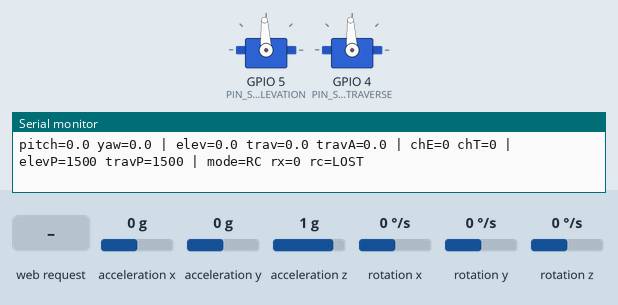
Simulated run of this sketch. Board: ESP32-S3. On the bench: 2 × servo, the last lines printed to the serial monitor. Wiring (inferred from the names in the program): MPU-6050 motion sensor at I2C address 0x68. The test bench sets the inputs (shaded band); at power-on: acceleration x 0 g, rotation y 0 °/s, rotation z 0 °/s, acceleration y 0 g, acceleration z 1 g, rotation x 0 °/s. WiFi joins after 1.5 s; servers stay silent unless stated; servo pulses on a pin are drawn as a servo (544–2400 µs = 0–180°).

Above: at 5.6 s.
5.7 s: acceleration x set to -1.4 g
At 8.2 s:
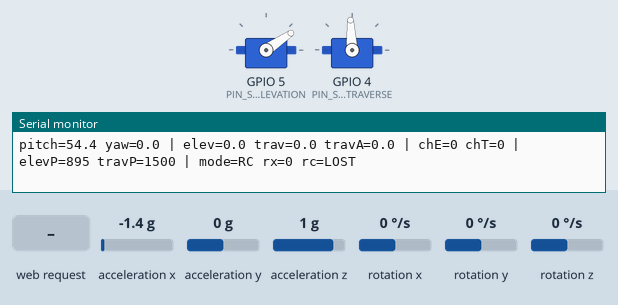
8.7 s: rotation y set to -192 °/s
At 9.11 s:
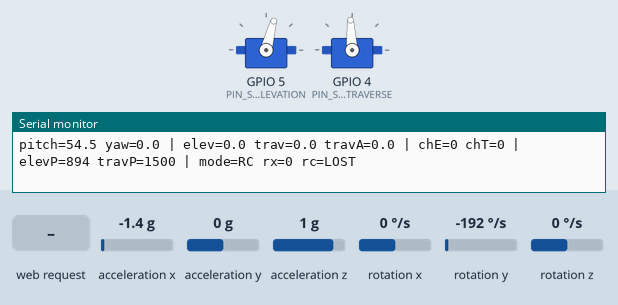
11.7 s: rotation z set to -34 °/s
At 12.95 s:
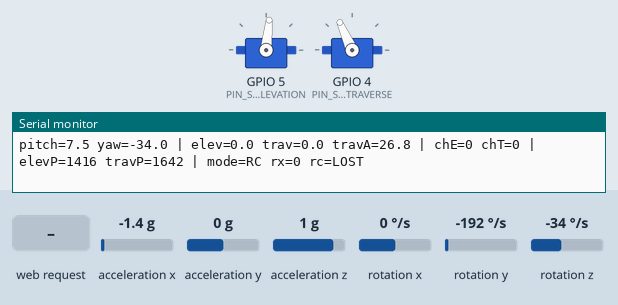
14.7 s: HTTP request GET /set?e=120 received
17.7 s: acceleration y set to -1.4 g
20.7 s: HTTP request GET /set?t=1 received
At 21.6 s:
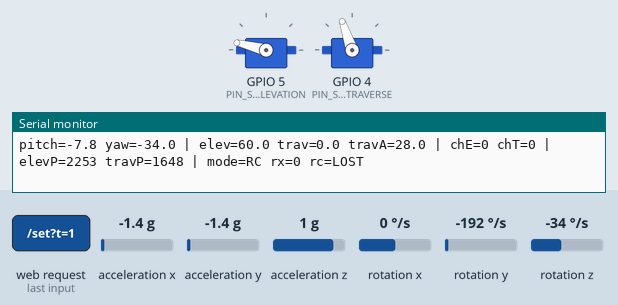
Timing chart, 0 to 24.7 s (numbered marks = the images above; inputs shaded):
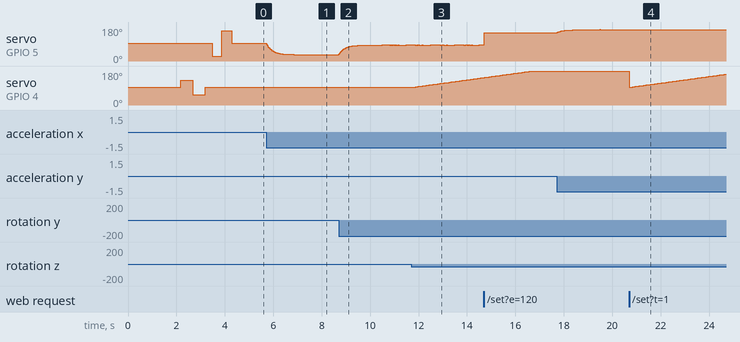

Measured:
- after the input at 5.7 s, servo on GPIO 5 (PIN_SERVO_ELEVATION): moves from 93° to 34° over 1.1 s, starting at once
- after the input at 11.7 s, servo on GPIO 4 (PIN_SERVO_TRAVERSE): moves from 93° to 145° over 2.9 s, starting after 0.05 s
- after the input at 20.7 s, servo on GPIO 5 (PIN_SERVO_ELEVATION): stays 166° (without the input it goes to 167° after 1.8 s)

The sketch:

GunStabilizer.ino
```cpp
#include <WiFi.h>
#include <WebServer.h>
#include <Wire.h>
#include "config.h"
#include "mpu6050.h"
#include "crsf.h"
#include "stabilizer.h"
#include "web_ui.h"

MPU6050 mpu;
CRSF crsf;
Stabilizer stab;
WebServer server(80);
bool mpuReady = false;

float mapRc(uint16_t raw) {
  float v = (raw - 992.0f) / 819.0f; // CRSF 172..1811，中位 992
  if (fabsf(v) < RC_DEADBAND) v = 0.0f;
  return constrain(v, -1.0f, 1.0f);
}

void updateRcCommands() {
  if (stab.mode() != MODE_RC) return;
  if (!crsf.isAlive()) {
    stab.setTraverseCommand(0.0f); // 接收机离线时停转，俯仰保持
    return;
  }
  const uint16_t *ch = crsf.channels();
  float ev = mapRc(ch[CH_ELEVATION]);
  float tv = mapRc(ch[CH_TRAVERSE]);
  float elev = (ev >= 0.0f) ? ev * ELEV_MAX_DEG : ev * (-ELEV_MIN_DEG);
  stab.setElevationCommand(elev);
  stab.setTraverseCommand(tv * TRAVERSE_MAX_DPS);
}

void scanI2C() {
  Serial.println("[i2c] scanning bus...");
  uint8_t found = 0;
  for (uint8_t addr = 1; addr < 127; addr++) {
    Wire.beginTransmission(addr);
    if (Wire.endTransmission() == 0) {
      Serial.print("[i2c] device at 0x");
      if (addr < 0x10) Serial.print("0");
      Serial.println(addr, HEX);
      found++;
    }
  }
  if (found == 0) Serial.println("[i2c] no device found");
}

void handleRoot() {
  server.send(200, "text/html", INDEX_HTML);
}

void handleState() {
  String s = "{";
  s += "\"pitch\":" + String(mpu.pitchDeg, 2);
  s += ",\"roll\":" + String(mpu.rollDeg, 2);
  s += ",\"yaw\":" + String(mpu.yawRateDps, 2);
  s += ",\"elevCmd\":" + String(stab.elevationCommand(), 1);
  s += ",\"travCmd\":" + String(stab.traverseCommand(), 1);
  s += ",\"elevPulse\":" + String((unsigned int)stab.elevationPulse());
  s += ",\"travPulse\":" + String((unsigned int)stab.traversePulse());
  s += ",\"mode\":\"" + String(stab.mode() == MODE_WIFI ? "WIFI" : "RC") + "\"";
  s += ",\"rc\":" + String(crsf.isAlive() ? 1 : 0);
  s += ",\"stab\":" + String(stab.enabled() ? 1 : 0);
  s += "}";
  server.send(200, "application/json", s);
}

void handleSet() {
  if (server.hasArg("e")) stab.setElevationCommand(server.arg("e").toFloat());
  if (server.hasArg("t")) stab.setTraverseAngle(server.arg("t").toFloat());
  if (server.hasArg("stab")) stab.setEnabled(server.arg("stab") == "1");
  if (server.hasArg("mode")) stab.setMode(server.arg("mode") == "wifi" ? MODE_WIFI : MODE_RC);
  server.send(200, "application/json", "{\"ok\":1}");
}

void handleNotFound() {
  server.send(404, "text/plain", "404");
}

void setup() {
  Serial.begin(115200);
  delay(300);
  Serial.println();
  Serial.println("[stabilizer] boot");

  Wire.begin(PIN_I2C_SDA, PIN_I2C_SCL, 400000);
  scanI2C();

  bool mpuOk = mpu.begin(0x68);
  uint8_t mpuAddr = 0x68;
  if (!mpuOk) {
    mpuOk = mpu.begin(0x69);
    mpuAddr = 0x69;
  }
  mpuReady = mpuOk;
  if (mpuOk) {
    Serial.print("[mpu6050] found at 0x");
    Serial.println(mpuAddr, HEX);
    Serial.println("[mpu6050] calibrating, keep still...");
    mpu.calibrate(500);
    Serial.println("[mpu6050] calibrated");
  } else {
    Serial.println("[mpu6050] NOT found: stabilization disabled");
    Serial.println("[mpu6050] check VCC=5V, GND, SDA->GPIO8, SCL->GPIO9");
  }

  crsf.begin(Serial2, PIN_ELRS_RX, PIN_ELRS_TX);
  stab.begin();

  WiFi.mode(WIFI_AP);
  WiFi.softAP(WIFI_AP_SSID, WIFI_AP_PASSWORD, WIFI_AP_CHANNEL, WIFI_AP_HIDDEN, 4);
  Serial.print("[wifi] AP IP: ");
  Serial.println(WiFi.softAPIP());

  server.on("/", handleRoot);
  server.on("/state", handleState);
  server.on("/set", handleSet);
  server.onNotFound(handleNotFound);
  server.begin();
  Serial.println("[web] server started");
}

void loop() {
  crsf.process();

  static unsigned long lastRc = 0;
  if (millis() - lastRc >= 20) {
    lastRc = millis();
    updateRcCommands();
  }

  static unsigned long lastCtrl = 0;
  unsigned long nowCtrl = millis();
  if (nowCtrl - lastCtrl >= 5) {
    float dtSec = (nowCtrl - lastCtrl) / 1000.0f;
    lastCtrl = nowCtrl;
    if (dtSec <= 0.0f || dtSec > 0.1f) dtSec = 0.005f;
    float pitch = 0.0f, yawRate = 0.0f;
    if (mpuReady) {
      mpu.update();
      pitch = mpu.pitchDeg;
      yawRate = mpu.yawRateDps;
    }
    stab.update(pitch, yawRate, dtSec);
  }

  server.handleClient();

  static unsigned long lastDbg = 0;
  static uint32_t lastRx = 0;
  if (millis() - lastDbg >= 1000) {
    lastDbg = millis();
    uint32_t rxNow = crsf.rxBytes();
    uint32_t rxDelta = rxNow - lastRx;
    lastRx = rxNow;
    const uint16_t *ch = crsf.channels();
    String line = "pitch=" + String(mpu.pitchDeg, 1);
    line += " yaw=" + String(mpu.yawRateDps, 1);
    line += " | elev=" + String(stab.elevationCommand(), 1);
    line += " trav=" + String(stab.traverseCommand(), 1);
    line += " travA=" + String(stab.traverseAngle(), 1);
    line += " | chE=" + String((unsigned int)ch[CH_ELEVATION]);
    line += " chT=" + String((unsigned int)ch[CH_TRAVERSE]);
    line += " | elevP=" + String((unsigned int)stab.elevationPulse());
    line += " travP=" + String((unsigned int)stab.traversePulse());
    line += " | mode=" + String(stab.mode() == MODE_WIFI ? "WIFI" : "RC");
    line += " rx=" + String((unsigned long)rxDelta);
    line += " rc=" + String(crsf.isAlive() ? "OK" : "LOST");
    Serial.println(line);
  }
}
```

crsf.cpp
```cpp
#include "crsf.h"
#include "config.h"

void CRSF::begin(HardwareSerial &s, int8_t rxPin, int8_t txPin) {
  _ser = &s;
  // ELRS 接收机 CRSF 串口为反相信号，用 begin 的 invert 参数统一处理
  s.begin(420000, SERIAL_8N1, rxPin, txPin, ELRS_INVERT_RX ? true : false);
}

void CRSF::process() {
  if (!_ser) return;
  while (_ser->available()) {
    uint8_t b = _ser->read();
    _rxBytes++;
    if (_idx == 0) {
      if (b == 0xC8) _buf[_idx++] = b;
    } else if (_idx == 1) {
      if (b <= 62) {
        _buf[_idx++] = b;
        _frameLen = b + 2;
      } else {
        _idx = 0;
      }
    } else {
      _buf[_idx++] = b;
      if (_idx >= _frameLen) {
        uint8_t crc = 0;
        for (uint8_t i = 2; i < _frameLen - 1; i++) crc = crc8(crc, _buf[i]);
        if (crc == _buf[_frameLen - 1]) {
          if (_buf[2] == 0x16) parseRc(&_buf[3]);
          _lastFrameMs = millis();
          _hasFrame = true;
        }
        _idx = 0;
      }
    }
  }
}

void CRSF::parseRc(const uint8_t *p) {
  for (int i = 0; i < 16; i++) {
    uint32_t bit = (uint32_t)i * 11;
    uint32_t byte = bit / 8;
    uint32_t shift = bit % 8;
    uint16_t v = (uint16_t)((p[byte] | (p[byte + 1] << 8)) >> shift);
    if (shift > 5) v |= (uint16_t)(p[byte + 2] << (16 - shift));
    _ch[i] = v & 0x7FF;
  }
}

uint8_t CRSF::crc8(uint8_t crc, uint8_t a) {
  crc ^= a;
  for (int i = 0; i < 8; i++) {
    crc = (crc & 0x80) ? (uint8_t)((crc << 1) ^ 0xD5) : (uint8_t)(crc << 1);
  }
  return crc;
}
```

crsf.h
```cpp
#pragma once
#include <Arduino.h>

// ELRS 接收机 CRSF 协议解析（只解析 RC 通道帧，type 0x16）
class CRSF {
public:
  void begin(HardwareSerial &s, int8_t rxPin, int8_t txPin);
  void process(); // 在 loop 中轮询
  bool isAlive() const { return _hasFrame && (millis() - _lastFrameMs) < 1000UL; }
  const uint16_t *channels() const { return _ch; }
  uint32_t rxBytes() const { return _rxBytes; }

private:
  HardwareSerial *_ser = nullptr;
  uint16_t _ch[16] = {0};
  unsigned long _lastFrameMs = 0;
  bool _hasFrame = false;
  uint32_t _rxBytes = 0;
  uint8_t _buf[64];
  uint8_t _idx = 0;
  uint8_t _frameLen = 0;
  uint8_t crc8(uint8_t crc, uint8_t a);
  void parseRc(const uint8_t *p);
};
```

mpu6050.cpp
```cpp
#include "mpu6050.h"
#include <Wire.h>
#include "config.h"

bool MPU6050::begin(uint8_t addr) {
  _addr = addr;
  Wire.beginTransmission(_addr);
  if (Wire.endTransmission() != 0) return false;

  writeReg(0x6B, 0x00); // 唤醒
  delay(50);
  writeReg(0x19, 0x00); // 采样率分频 -> 1kHz
  writeReg(0x1A, 0x03); // DLPF：加速度 44Hz / 陀螺仪 42Hz
  writeReg(0x1B, 0x18); // 陀螺仪 ±2000 dps
  writeReg(0x1C, 0x00); // 加速度计 ±2g
  _lastUs = micros();
  return true;
}

void MPU6050::calibrate(uint16_t samples) {
  long gx = 0, gy = 0, gz = 0;
  for (uint16_t i = 0; i < samples; i++) {
    uint8_t buf[6];
    readBytes(0x43, buf, 6);
    gx += (int16_t)((buf[0] << 8) | buf[1]);
    gy += (int16_t)((buf[2] << 8) | buf[3]);
    gz += (int16_t)((buf[4] << 8) | buf[5]);
    delay(2);
  }
  _gxBias = (float)gx / samples;
  _gyBias = (float)gy / samples;
  _gzBias = (float)gz / samples;
}

void MPU6050::update() {
  uint8_t buf[6];

  readBytes(0x3B, buf, 6);
  int16_t ax = (int16_t)((buf[0] << 8) | buf[1]);
  int16_t ay = (int16_t)((buf[2] << 8) | buf[3]);
  int16_t az = (int16_t)((buf[4] << 8) | buf[5]);

  readBytes(0x43, buf, 6);
  int16_t gxr = (int16_t)((buf[0] << 8) | buf[1]);
  int16_t gyr = (int16_t)((buf[2] << 8) | buf[3]);
  int16_t gzr = (int16_t)((buf[4] << 8) | buf[5]);

  float axg = ax / 16384.0f;
  float ayg = ay / 16384.0f;
  float azg = az / 16384.0f;
  float gx = (gxr - _gxBias) / 16.4f;
  float gy = (gyr - _gyBias) / 16.4f;
  float gz = (gzr - _gzBias) / 16.4f;

  unsigned long now = micros();
  float dt = (_lastUs == 0) ? 0.0f : (float)(now - _lastUs) / 1000000.0f;
  _lastUs = now;
  if (dt <= 0.0f || dt > 0.1f) dt = 0.005f;

  float accPitch = atan2f(-axg, sqrtf(ayg * ayg + azg * azg)) * 57.2957795f;
  float accRoll = atan2f(ayg, azg) * 57.2957795f;

  pitchDeg = AHRS_ALPHA * (pitchDeg + gy * dt) + (1.0f - AHRS_ALPHA) * accPitch;
  rollDeg = AHRS_ALPHA * (rollDeg + gx * dt) + (1.0f - AHRS_ALPHA) * accRoll;

  pitchRateDps = gy;
  rollRateDps = gx;
  yawRateDps = gz;
}

void MPU6050::writeReg(uint8_t reg, uint8_t val) {
  Wire.beginTransmission(_addr);
  Wire.write(reg);
  Wire.write(val);
  Wire.endTransmission();
}

void MPU6050::readBytes(uint8_t reg, uint8_t *buf, uint8_t len) {
  Wire.beginTransmission(_addr);
  Wire.write(reg);
  Wire.endTransmission(false);
  Wire.requestFrom(_addr, len);
  uint8_t i = 0;
  while (Wire.available() && i < len) buf[i++] = Wire.read();
}
```

mpu6050.h
```cpp
#pragma once
#include <Arduino.h>

// 简单 MPU6050 驱动 + 互补滤波姿态解算
// 安装约定：芯片平放，X 轴朝车体前方，Z 轴朝上。
class MPU6050 {
public:
  bool begin(uint8_t addr = 0x68);
  void calibrate(uint16_t samples = 500); // 静止时调用，标定陀螺仪零偏
  void update();                          // 高频调用（建议 200Hz）

  float pitchDeg = 0.0f;      // 俯仰角（车头翘起为正）
  float rollDeg = 0.0f;       // 横滚角
  float pitchRateDps = 0.0f;  // 俯仰角速度 deg/s
  float rollRateDps = 0.0f;   // 横滚角速度 deg/s
  float yawRateDps = 0.0f;    // 横摆（航向）角速度 deg/s

private:
  uint8_t _addr = 0x68;
  float _gxBias = 0.0f, _gyBias = 0.0f, _gzBias = 0.0f;
  unsigned long _lastUs = 0;
  void writeReg(uint8_t reg, uint8_t val);
  void readBytes(uint8_t reg, uint8_t *buf, uint8_t len);
};
```

servo_pwm.cpp
```cpp
#include "servo_pwm.h"

void ServoPWM::attach(int pin) {
  _pin = pin;
  // ESP32-S3 的 LEDC 最高只支持 14bit，写成 16bit 会导致 ledcAttach 失败
  bool ok = ledcAttach((uint8_t)pin, 50, 14); // 50Hz, 14bit
  if (!ok) {
    Serial.print("[servo] ledcAttach FAILED on pin ");
    Serial.println(pin);
  } else {
    Serial.print("[servo] attached pin ");
    Serial.println(pin);
  }
}

void ServoPWM::writeMicroseconds(uint16_t us) {
  if (_pin < 0) return;
  uint16_t clamped = constrain(us, (uint16_t)500, (uint16_t)2500);
  uint32_t duty = (uint32_t)((uint64_t)clamped * 16384 / 20000);
  ledcWrite((uint8_t)_pin, duty);
}
```

servo_pwm.h
```cpp
#pragma once
#include <Arduino.h>

class ServoPWM {
public:
  void attach(int pin);
  void writeMicroseconds(uint16_t us);

private:
  int _pin = -1;
};
```

stabilizer.cpp
```cpp
#include "stabilizer.h"

void Stabilizer::begin() {
  _elev.attach(PIN_SERVO_ELEVATION);
  _trav.attach(PIN_SERVO_TRAVERSE);
  if (AUX_SERVO_ENABLED) _aux.attach(PIN_SERVO_AUX);

  _elev.writeMicroseconds(PULSE_CENTER_US);
  _trav.writeMicroseconds(PULSE_CENTER_US);
  if (AUX_SERVO_ENABLED) _aux.writeMicroseconds(PULSE_CENTER_US);

#if SERVO_TEST_ON_BOOT
  delay(400);
  // 360° 连续舵机：先正转再反转
  _trav.writeMicroseconds(PULSE_CENTER_US + 400); // 1900us
  delay(500);
  _trav.writeMicroseconds(PULSE_CENTER_US - 400); // 1100us
  delay(500);
  _trav.writeMicroseconds(PULSE_CENTER_US);
  delay(300);
  // 180° 舵机：扫到两头再回中
  _elev.writeMicroseconds(800);
  delay(400);
  _elev.writeMicroseconds(2200);
  delay(400);
  _elev.writeMicroseconds(PULSE_CENTER_US);
  delay(200);
#endif
}

void Stabilizer::update(float hullPitchDeg, float hullYawRateDps, float dtSec) {
  // ---- 俯仰：保持惯性系仰角 ----
  float comp = _enabled ? (ELEV_STAB_INVERT * ELEV_STAB_GAIN * hullPitchDeg) : 0.0f;
  float servoElevDeg = _elevCmd + comp;
  float pulse = PULSE_CENTER_US + servoElevDeg * ELEV_US_PER_DEG;
  pulse = constrain(pulse, (float)PULSE_MIN_US, (float)PULSE_MAX_US);
  _elevPulse = (uint16_t)pulse;

  // ---- 方位：角度舵机（位置控制）----
  // 操作者转向速率 + 抵消车体横摆角速度，积分成炮塔角度
  float yawComp = _enabled ? (YAW_STAB_INVERT * YAW_STAB_GAIN * hullYawRateDps) : 0.0f;
  _travAngleDeg += (_travCmd + yawComp) * dtSec;
  _travAngleDeg = constrain(_travAngleDeg, -TRAVERSE_MAX_DEG, TRAVERSE_MAX_DEG);
  float pos = _travAngleDeg / TRAVERSE_MAX_DEG;
  float tpulse = PULSE_CENTER_US + pos * TRAVERSE_PULSE_SPAN;
  _travPulse = (uint16_t)constrain(tpulse, (float)PULSE_MIN_US, (float)PULSE_MAX_US);

  _elev.writeMicroseconds(_elevPulse);
  _trav.writeMicroseconds(_travPulse);

  if (AUX_SERVO_ENABLED) {
    uint16_t aux = (AUX_INVERT > 0.0f)
                       ? _elevPulse
                       : (uint16_t)(2 * PULSE_CENTER_US - _elevPulse);
    _aux.writeMicroseconds(constrain(aux, (uint16_t)PULSE_MIN_US, (uint16_t)PULSE_MAX_US));
  }
}

void Stabilizer::setElevationCommand(float deg) {
  _elevCmd = constrain(deg, ELEV_MIN_DEG, ELEV_MAX_DEG);
}

void Stabilizer::setTraverseCommand(float dps) {
  _travCmd = constrain(dps, -TRAVERSE_MAX_DPS, TRAVERSE_MAX_DPS);
}

void Stabilizer::setTraverseAngle(float deg) {
  _travAngleDeg = constrain(deg, -TRAVERSE_MAX_DEG, TRAVERSE_MAX_DEG);
  _travCmd = 0.0f;
}

void Stabilizer::setEnabled(bool en) { _enabled = en; }

void Stabilizer::setMode(ControlMode m) { _mode = m; }
```

stabilizer.h
```cpp
#pragma once
#include <Arduino.h>
#include "config.h"
#include "servo_pwm.h"

enum ControlMode : uint8_t { MODE_RC = 0, MODE_WIFI = 1 };

class Stabilizer {
public:
  void begin();
  void update(float hullPitchDeg, float hullYawRateDps, float dtSec);

  void setElevationCommand(float deg);
  void setTraverseCommand(float dps);   // RC：转向速率，内部积分成角度
  void setTraverseAngle(float deg);     // WiFi：直接设置炮塔角度
  void setEnabled(bool en);
  void setMode(ControlMode m);

  bool enabled() const { return _enabled; }
  ControlMode mode() const { return _mode; }
  float elevationCommand() const { return _elevCmd; }
  float traverseCommand() const { return _travCmd; }
  float traverseAngle() const { return _travAngleDeg; }
  uint16_t elevationPulse() const { return _elevPulse; }
  uint16_t traversePulse() const { return _travPulse; }

private:
  bool _enabled = true;
  ControlMode _mode = MODE_RC;
  float _elevCmd = 0.0f;
  float _travCmd = 0.0f;       // 转向速率指令 deg/s
  float _travAngleDeg = 0.0f;  // 炮塔当前角度 deg
  uint16_t _elevPulse = PULSE_CENTER_US;
  uint16_t _travPulse = PULSE_CENTER_US;
  ServoPWM _elev, _trav, _aux;
};
```

web_ui.h
```cpp
#pragma once

static const char INDEX_HTML[] = R"rawliteral(
<!DOCTYPE html>
<html lang="zh-CN">
<head>
<meta charset="utf-8">
<meta name="viewport" content="width=device-width, initial-scale=1">
<title>火炮稳定器</title>
<style>
body{font-family:system-ui,sans-serif;background:#111;color:#eee;margin:0;padding:16px;max-width:540px;margin:0 auto}
h1{font-size:20px;text-align:center;margin:8px 0 16px}
.card{background:#1c1c1e;border-radius:12px;padding:16px;margin:12px 0}
.row{display:flex;align-items:center;justify-content:space-between;margin:10px 0}
.row span{font-size:15px}
label.ctl{display:block;margin:14px 0 4px;font-size:14px;color:#aaa}
.val{float:right;color:#38bdf8;font-variant-numeric:tabular-nums}
input[type=range]{width:100%;accent-color:#38bdf8}
input[type=checkbox]{width:20px;height:20px;accent-color:#38bdf8}
.grid{display:grid;grid-template-columns:1fr 1fr;gap:10px}
.stat{background:#2a2a2c;border-radius:10px;padding:12px;font-size:13px;color:#aaa}
.stat b{display:block;color:#38bdf8;font-size:20px;margin-top:4px;font-weight:600}
.hint{font-size:12px;color:#777;text-align:center;margin-top:12px}
</style>
</head>
<body>
<h1>坦克火炮稳定器</h1>
<div class="card">
  <div class="row"><span>WiFi 接管控制</span><input type="checkbox" id="wifiMode"></div>
  <div class="row"><span>稳定器使能</span><input type="checkbox" id="stabEn" checked></div>
  <label class="ctl">火炮俯仰 <span class="val" id="elevVal">0°</span></label>
  <input type="range" id="elev" min="-30" max="60" step="0.5" value="0">
  <label class="ctl">炮塔角度 <span class="val" id="travVal">0°</span></label>
  <input type="range" id="trav" min="-170" max="170" step="1" value="0">
</div>
<div class="card grid">
  <div class="stat">车体俯仰角<b id="pitch">0°</b></div>
  <div class="stat">车体横滚角<b id="roll">0°</b></div>
  <div class="stat">横摆角速度<b id="yaw">0°/s</b></div>
  <div class="stat">当前控制源<b id="mode">RC</b></div>
</div>
<div class="hint">俯仰 = 稳定后的惯性仰角；转向速度 = 炮塔相对车体的回转速率</div>
<script>
const $=id=>document.getElementById(id);
let t=null;
function send(){
  fetch('/set?e='+$('elev').value+'&t='+$('trav').value+'&mode='+($('wifiMode').checked?'wifi':'rc')+'&stab='+($('stabEn').checked?1:0));
}
function sched(){clearTimeout(t);t=setTimeout(send,60);}
$('elev').oninput=()=>{$('elevVal').textContent=$('elev').value+'°';sched();};
$('trav').oninput=()=>{$('travVal').textContent=$('trav').value+'°';sched();};
$('wifiMode').onchange=send;
$('stabEn').onchange=send;
async function poll(){
  try{
    const r=await fetch('/state');const s=await r.json();
    $('pitch').textContent=s.pitch.toFixed(1)+'°';
    $('roll').textContent=s.roll.toFixed(1)+'°';
    $('yaw').textContent=s.yaw.toFixed(1)+'°/s';
    $('mode').textContent=s.mode;
  }catch(e){}
}
setInterval(poll,150);poll();
</script>
</body>
</html>
)rawliteral";
```

Source omitted: config.h (2332 bytes)
